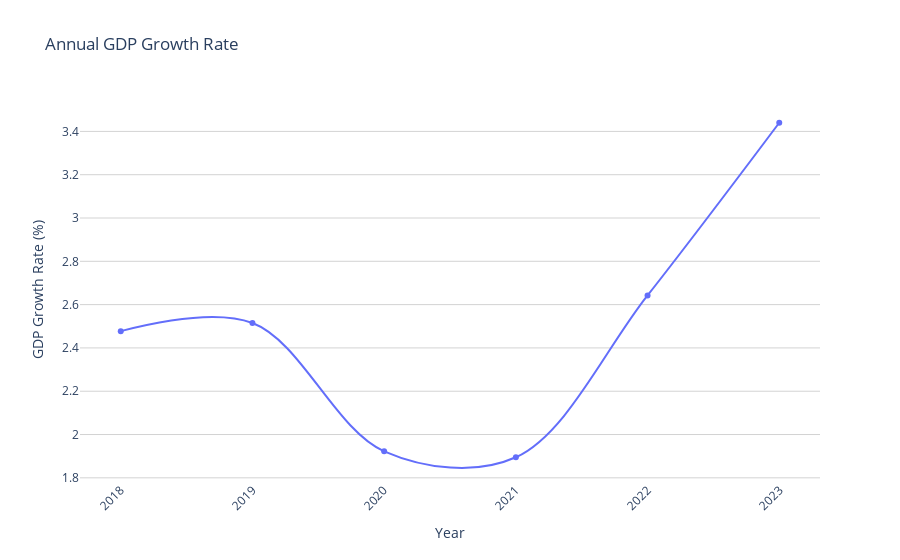

This figure's notebook cell:
### Code cell
# Another important insight that would be helpful with huge amount of data

# Check if 'gdp_growth_rate' exists
if 'gdp_growth_rate' in financial_data.columns:
    gdp_growth_by_year = financial_data.groupby('year')['gdp_growth_rate'].mean().reset_index()

    # Create an interactive line plot with markers
    fig = px.line(
        gdp_growth_by_year, 
        x='year', 
        y='gdp_growth_rate', 
        markers=True,  # Adds markers for each data point
        title="Annual GDP Growth Rate",
        labels={"year": "Year", "gdp_growth_rate": "GDP Growth Rate (%)"},
        line_shape="spline",  # Makes the line smooth
    )

    # Improve layout
    fig.update_layout(
        xaxis=dict(tickangle=-45),  # Rotate x-axis labels
        yaxis=dict(gridcolor="lightgray"),
        plot_bgcolor="white",
    )

    # Show plot
    fig.show()

else:
    print("No GDP growth rate data available.")

### Figure 1 — Plotly figure (JSON) as saved in the notebook; plotly's stock layout.template omitted (floating-point values rounded to 4 significant figures)
{"data": [{"hovertemplate": "Year=%{x}<br>GDP Growth Rate (%)=%{y}<extra></extra>", "legendgroup": "", "line": {"color": "#636efa", "dash": "solid", "shape": "spline"}, "marker": {"symbol": "circle"}, "mode": "markers+lines", "name": "", "orientation": "v", "showlegend": false, "type": "scatter", "x": [2018, 2019, 2020, 2021, 2022, 2023], "xaxis": "x", "y": [2.478, 2.515, 1.923, 1.895, 2.643, 3.44], "yaxis": "y"}], "layout": {"legend": {"tracegroupgap": 0}, "plot_bgcolor": "white", "title": {"text": "Annual GDP Growth Rate"}, "xaxis": {"anchor": "y", "domain": [0, 1], "tickangle": -45, "title": {"text": "Year"}}, "yaxis": {"anchor": "x", "domain": [0, 1], "gridcolor": "lightgray", "title": {"text": "GDP Growth Rate (%)"}}}}
